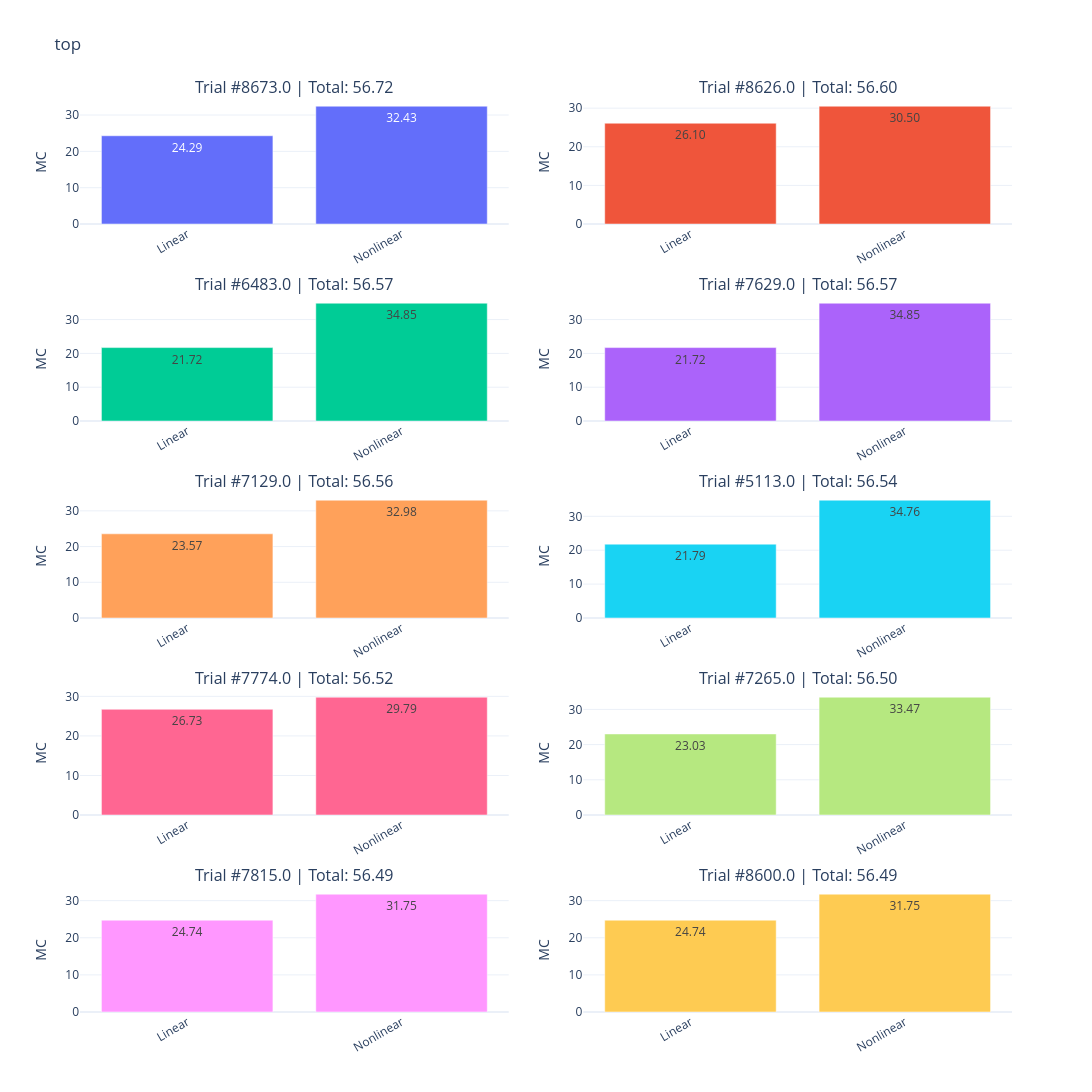
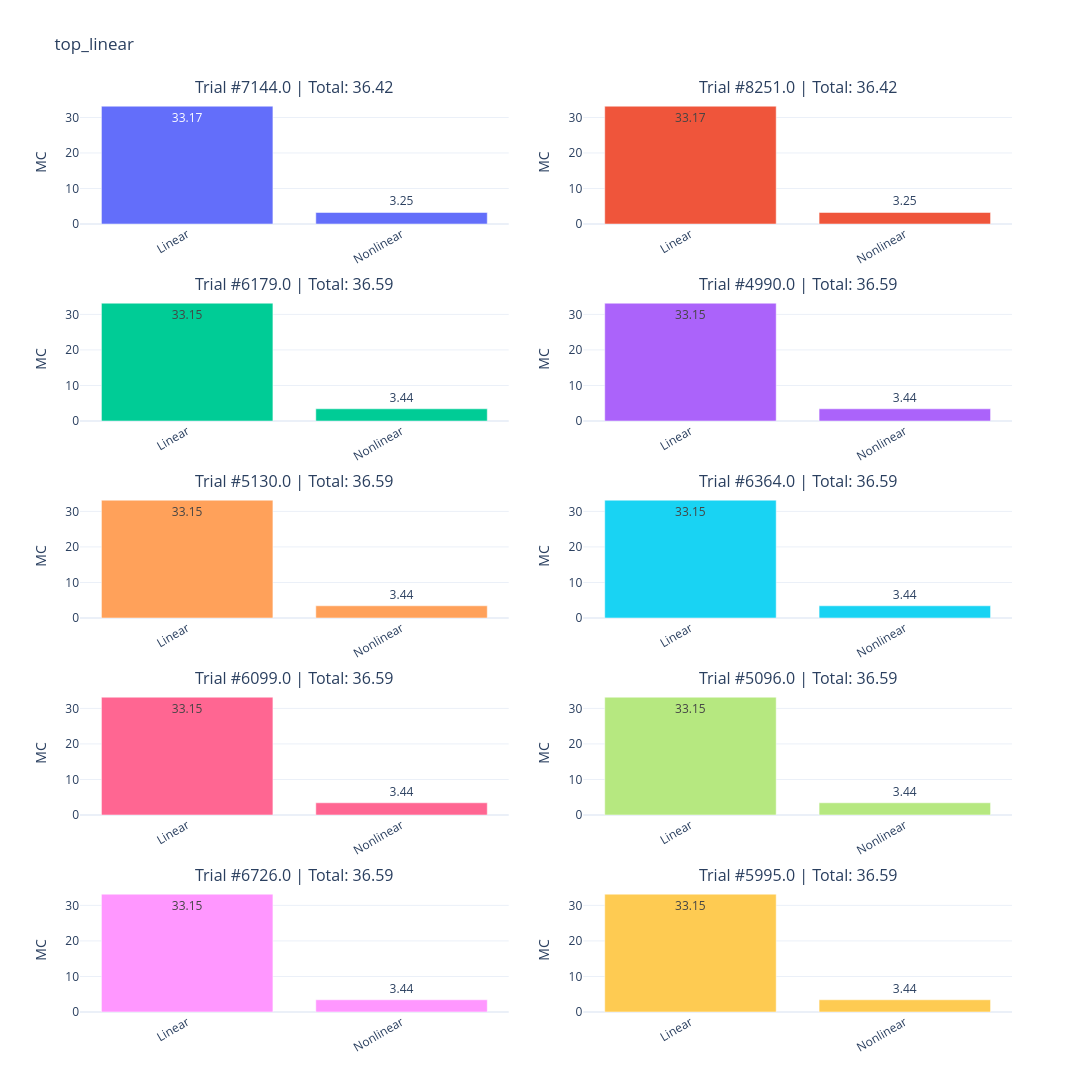
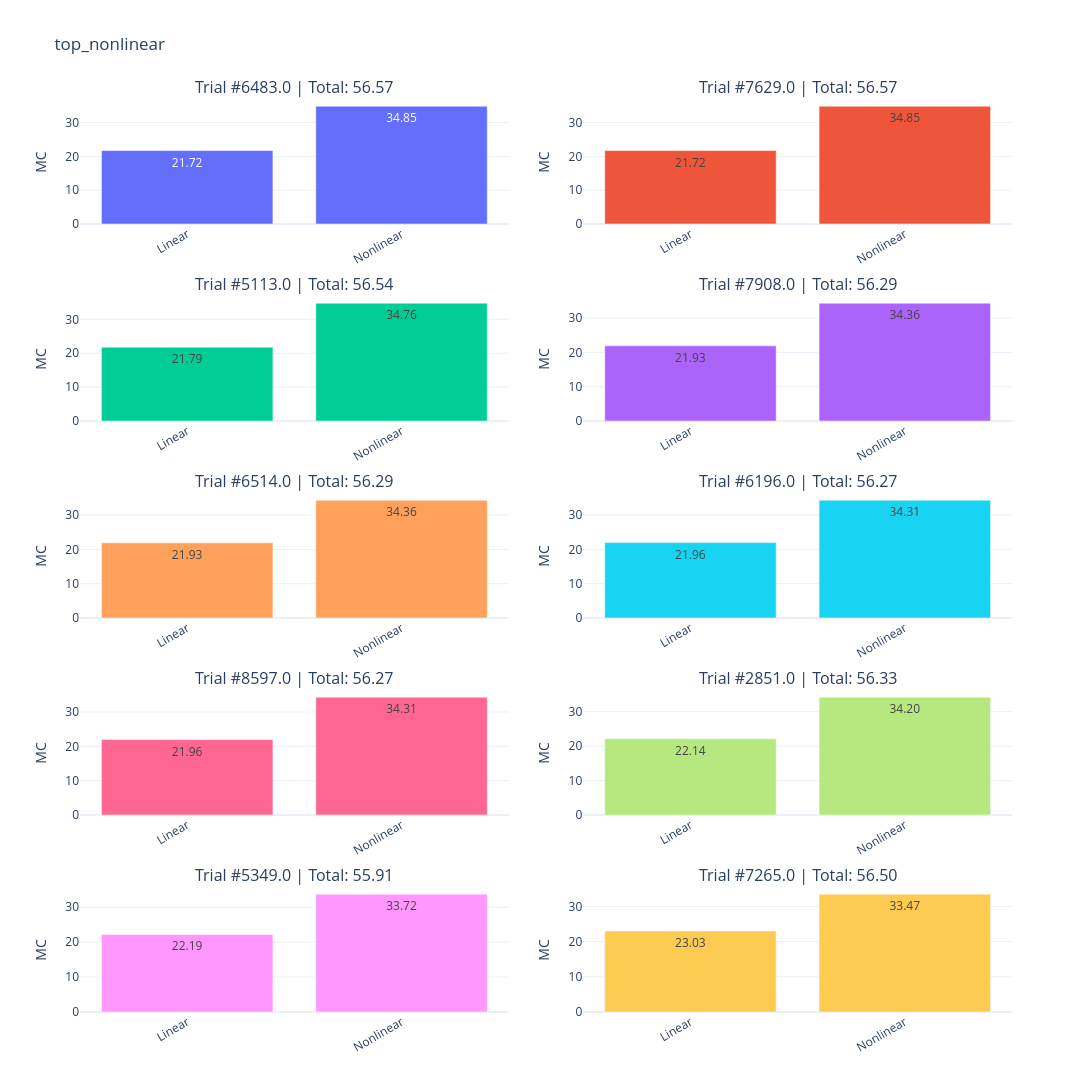

The notebook cell these images were saved under, in order:
### Code cell
top_nonlinear = df_ordered.sort_values(by="nonlinear_mc", ascending=False).iloc[:10]
top_linear = df_ordered.sort_values(by="linear_mc", ascending=False).iloc[:10]
top = df_ordered.sort_values(by="total_mc", ascending=False).iloc[:10]
all_data = [
    top,
    top_linear,
    top_nonlinear,
]


cols = 2
rows = (len(top) + cols - 1) // cols


for data_index, data in enumerate(all_data):
    subplot_titles = [
        f"Trial #{t.trial} | Total: {t.total_mc:.2f}" for idx, t in data.iterrows()
    ]

    fig = make_subplots(
        rows=rows,
        cols=cols,
        subplot_titles=subplot_titles,
        vertical_spacing=0.08,
        horizontal_spacing=0.08,
    )

    i = 0
    for idx, trial in data.iterrows():
        r = (i // cols) + 1
        c = (i % cols) + 1
        values = trial.linear_mc, trial.nonlinear_mc

        fig.add_trace(
            go.Bar(
                x=["Linear", "Nonlinear"],
                y=values,
                text=[f"{v:.2f}" for v in values],
                textposition="auto",
                showlegend=False,
            ),
            row=r,
            col=c,
        )

        fig.update_xaxes(tickangle=-30, row=r, col=c)
        fig.update_yaxes(title_text="MC", row=r, col=c)
        i += 1

    fig.update_layout(
        title_text="top" if data_index == 0 else ("top_linear" if data_index == 1 else "top_nonlinear"),
        template="plotly_white",
        height=320 * rows,
        width=1100,
    )

    fig.show()

### Figure 1 — Plotly figure (JSON) as saved in the notebook; plotly's stock layout.template omitted (floating-point values rounded to 4 significant figures)
{"data": [{"showlegend": false, "text": ["24.29", "32.43"], "textposition": "auto", "type": "bar", "x": ["Linear", "Nonlinear"], "xaxis": "x", "y": [24.29, 32.43], "yaxis": "y"}, {"showlegend": false, "text": ["26.10", "30.50"], "textposition": "auto", "type": "bar", "x": ["Linear", "Nonlinear"], "xaxis": "x2", "y": [26.1, 30.5], "yaxis": "y2"}, {"showlegend": false, "text": ["21.72", "34.85"], "textposition": "auto", "type": "bar", "x": ["Linear", "Nonlinear"], "xaxis": "x3", "y": [21.72, 34.85], "yaxis": "y3"}, {"showlegend": false, "text": ["21.72", "34.85"], "textposition": "auto", "type": "bar", "x": ["Linear", "Nonlinear"], "xaxis": "x4", "y": [21.72, 34.85], "yaxis": "y4"}, {"showlegend": false, "text": ["23.57", "32.98"], "textposition": "auto", "type": "bar", "x": ["Linear", "Nonlinear"], "xaxis": "x5", "y": [23.57, 32.98], "yaxis": "y5"}, {"showlegend": false, "text": ["21.79", "34.76"], "textposition": "auto", "type": "bar", "x": ["Linear", "Nonlinear"], "xaxis": "x6", "y": [21.79, 34.76], "yaxis": "y6"}, {"showlegend": false, "text": ["26.73", "29.79"], "textposition": "auto", "type": "bar", "x": ["Linear", "Nonlinear"], "xaxis": "x7", "y": [26.73, 29.79], "yaxis": "y7"}, {"showlegend": false, "text": ["23.03", "33.47"], "textposition": "auto", "type": "bar", "x": ["Linear", "Nonlinear"], "xaxis": "x8", "y": [23.03, 33.47], "yaxis": "y8"}, {"showlegend": false, "text": ["24.74", "31.75"], "textposition": "auto", "type": "bar", "x": ["Linear", "Nonlinear"], "xaxis": "x9", "y": [24.74, 31.75], "yaxis": "y9"}, {"showlegend": false, "text": ["24.74", "31.75"], "textposition": "auto", "type": "bar", "x": ["Linear", "Nonlinear"], "xaxis": "x10", "y": [24.74, 31.75], "yaxis": "y10"}], "layout": {"annotations": [{"font": {"size": 16}, "showarrow": false, "text": "Trial #8673.0 | Total: 56.72", "x": 0.23, "xanchor": "center", "xref": "paper", "y": 1.0, "yanchor": "bottom", "yref": "paper"}, {"font": {"size": 16}, "showarrow": false, "text": "Trial #8626.0 | Total: 56.60", "x": 0.77, "xanchor": "center", "xref": "paper", "y": 1.0, "yanchor": "bottom", "yref": "paper"}, {"font": {"size": 16}, "showarrow": false, "text": "Trial #6483.0 | Total: 56.57", "x": 0.23, "xanchor": "center", "xref": "paper", "y": 0.784, "yanchor": "bottom", "yref": "paper"}, {"font": {"size": 16}, "showarrow": false, "text": "Trial #7629.0 | Total: 56.57", "x": 0.77, "xanchor": "center", "xref": "paper", "y": 0.784, "yanchor": "bottom", "yref": "paper"}, {"font": {"size": 16}, "showarrow": false, "text": "Trial #7129.0 | Total: 56.56", "x": 0.23, "xanchor": "center", "xref": "paper", "y": 0.568, "yanchor": "bottom", "yref": "paper"}, {"font": {"size": 16}, "showarrow": false, "text": "Trial #5113.0 | Total: 56.54", "x": 0.77, "xanchor": "center", "xref": "paper", "y": 0.568, "yanchor": "bottom", "yref": "paper"}, {"font": {"size": 16}, "showarrow": false, "text": "Trial #7774.0 | Total: 56.52", "x": 0.23, "xanchor": "center", "xref": "paper", "y": 0.352, "yanchor": "bottom", "yref": "paper"}, {"font": {"size": 16}, "showarrow": false, "text": "Trial #7265.0 | Total: 56.50", "x": 0.77, "xanchor": "center", "xref": "paper", "y": 0.352, "yanchor": "bottom", "yref": "paper"}, {"font": {"size": 16}, "showarrow": false, "text": "Trial #7815.0 | Total: 56.49", "x": 0.23, "xanchor": "center", "xref": "paper", "y": 0.136, "yanchor": "bottom", "yref": "paper"}, {"font": {"size": 16}, "showarrow": false, "text": "Trial #8600.0 | Total: 56.49", "x": 0.77, "xanchor": "center", "xref": "paper", "y": 0.136, "yanchor": "bottom", "yref": "paper"}], "height": 1600, "title": {"text": "top"}, "width": 1100, "xaxis": {"anchor": "y", "domain": [0, 0.46], "tickangle": -30}, "xaxis10": {"anchor": "y10", "domain": [0.54, 1], "tickangle": -30}, "xaxis2": {"anchor": "y2", "domain": [0.54, 1], "tickangle": -30}, "xaxis3": {"anchor": "y3", "domain": [0, 0.46], "tickangle": -30}, "xaxis4": {"anchor": "y4", "domain": [0.54, 1], "tickangle": -30}, "xaxis5": {"anchor": "y5", "domain": [0, 0.46], "tickangle": -30}, "xaxis6": {"anchor": "y6", "domain": [0.54, 1], "tickangle": -30}, "xaxis7": {"anchor": "y7", "domain": [0, 0.46], "tickangle": -30}, "xaxis8": {"anchor": "y8", "domain": [0.54, 1], "tickangle": -30}, "xaxis9": {"anchor": "y9", "domain": [0, 0.46], "tickangle": -30}, "yaxis": {"anchor": "x", "domain": [0.864, 1.0], "title": {"text": "MC"}}, "yaxis10": {"anchor": "x10", "domain": [0, 0.136], "title": {"text": "MC"}}, "yaxis2": {"anchor": "x2", "domain": [0.864, 1.0], "title": {"text": "MC"}}, "yaxis3": {"anchor": "x3", "domain": [0.648, 0.784], "title": {"text": "MC"}}, "yaxis4": {"anchor": "x4", "domain": [0.648, 0.784], "title": {"text": "MC"}}, "yaxis5": {"anchor": "x5", "domain": [0.432, 0.568], "title": {"text": "MC"}}, "yaxis6": {"anchor": "x6", "domain": [0.432, 0.568], "title": {"text": "MC"}}, "yaxis7": {"anchor": "x7", "domain": [0.216, 0.352], "title": {"text": "MC"}}, "yaxis8": {"anchor": "x8", "domain": [0.216, 0.352], "title": {"text": "MC"}}, "yaxis9": {"anchor": "x9", "domain": [0, 0.136], "title": {"text": "MC"}}}}

### Figure 2 — Plotly figure (JSON) as saved in the notebook; plotly's stock layout.template omitted (floating-point values rounded to 4 significant figures)
{"data": [{"showlegend": false, "text": ["33.17", "3.25"], "textposition": "auto", "type": "bar", "x": ["Linear", "Nonlinear"], "xaxis": "x", "y": [33.17, 3.254], "yaxis": "y"}, {"showlegend": false, "text": ["33.17", "3.25"], "textposition": "auto", "type": "bar", "x": ["Linear", "Nonlinear"], "xaxis": "x2", "y": [33.17, 3.254], "yaxis": "y2"}, {"showlegend": false, "text": ["33.15", "3.44"], "textposition": "auto", "type": "bar", "x": ["Linear", "Nonlinear"], "xaxis": "x3", "y": [33.15, 3.439], "yaxis": "y3"}, {"showlegend": false, "text": ["33.15", "3.44"], "textposition": "auto", "type": "bar", "x": ["Linear", "Nonlinear"], "xaxis": "x4", "y": [33.15, 3.439], "yaxis": "y4"}, {"showlegend": false, "text": ["33.15", "3.44"], "textposition": "auto", "type": "bar", "x": ["Linear", "Nonlinear"], "xaxis": "x5", "y": [33.15, 3.439], "yaxis": "y5"}, {"showlegend": false, "text": ["33.15", "3.44"], "textposition": "auto", "type": "bar", "x": ["Linear", "Nonlinear"], "xaxis": "x6", "y": [33.15, 3.439], "yaxis": "y6"}, {"showlegend": false, "text": ["33.15", "3.44"], "textposition": "auto", "type": "bar", "x": ["Linear", "Nonlinear"], "xaxis": "x7", "y": [33.15, 3.439], "yaxis": "y7"}, {"showlegend": false, "text": ["33.15", "3.44"], "textposition": "auto", "type": "bar", "x": ["Linear", "Nonlinear"], "xaxis": "x8", "y": [33.15, 3.439], "yaxis": "y8"}, {"showlegend": false, "text": ["33.15", "3.44"], "textposition": "auto", "type": "bar", "x": ["Linear", "Nonlinear"], "xaxis": "x9", "y": [33.15, 3.439], "yaxis": "y9"}, {"showlegend": false, "text": ["33.15", "3.44"], "textposition": "auto", "type": "bar", "x": ["Linear", "Nonlinear"], "xaxis": "x10", "y": [33.15, 3.439], "yaxis": "y10"}], "layout": {"annotations": [{"font": {"size": 16}, "showarrow": false, "text": "Trial #7144.0 | Total: 36.42", "x": 0.23, "xanchor": "center", "xref": "paper", "y": 1.0, "yanchor": "bottom", "yref": "paper"}, {"font": {"size": 16}, "showarrow": false, "text": "Trial #8251.0 | Total: 36.42", "x": 0.77, "xanchor": "center", "xref": "paper", "y": 1.0, "yanchor": "bottom", "yref": "paper"}, {"font": {"size": 16}, "showarrow": false, "text": "Trial #6179.0 | Total: 36.59", "x": 0.23, "xanchor": "center", "xref": "paper", "y": 0.784, "yanchor": "bottom", "yref": "paper"}, {"font": {"size": 16}, "showarrow": false, "text": "Trial #4990.0 | Total: 36.59", "x": 0.77, "xanchor": "center", "xref": "paper", "y": 0.784, "yanchor": "bottom", "yref": "paper"}, {"font": {"size": 16}, "showarrow": false, "text": "Trial #5130.0 | Total: 36.59", "x": 0.23, "xanchor": "center", "xref": "paper", "y": 0.568, "yanchor": "bottom", "yref": "paper"}, {"font": {"size": 16}, "showarrow": false, "text": "Trial #6364.0 | Total: 36.59", "x": 0.77, "xanchor": "center", "xref": "paper", "y": 0.568, "yanchor": "bottom", "yref": "paper"}, {"font": {"size": 16}, "showarrow": false, "text": "Trial #6099.0 | Total: 36.59", "x": 0.23, "xanchor": "center", "xref": "paper", "y": 0.352, "yanchor": "bottom", "yref": "paper"}, {"font": {"size": 16}, "showarrow": false, "text": "Trial #5096.0 | Total: 36.59", "x": 0.77, "xanchor": "center", "xref": "paper", "y": 0.352, "yanchor": "bottom", "yref": "paper"}, {"font": {"size": 16}, "showarrow": false, "text": "Trial #6726.0 | Total: 36.59", "x": 0.23, "xanchor": "center", "xref": "paper", "y": 0.136, "yanchor": "bottom", "yref": "paper"}, {"font": {"size": 16}, "showarrow": false, "text": "Trial #5995.0 | Total: 36.59", "x": 0.77, "xanchor": "center", "xref": "paper", "y": 0.136, "yanchor": "bottom", "yref": "paper"}], "height": 1600, "title": {"text": "top_linear"}, "width": 1100, "xaxis": {"anchor": "y", "domain": [0, 0.46], "tickangle": -30}, "xaxis10": {"anchor": "y10", "domain": [0.54, 1], "tickangle": -30}, "xaxis2": {"anchor": "y2", "domain": [0.54, 1], "tickangle": -30}, "xaxis3": {"anchor": "y3", "domain": [0, 0.46], "tickangle": -30}, "xaxis4": {"anchor": "y4", "domain": [0.54, 1], "tickangle": -30}, "xaxis5": {"anchor": "y5", "domain": [0, 0.46], "tickangle": -30}, "xaxis6": {"anchor": "y6", "domain": [0.54, 1], "tickangle": -30}, "xaxis7": {"anchor": "y7", "domain": [0, 0.46], "tickangle": -30}, "xaxis8": {"anchor": "y8", "domain": [0.54, 1], "tickangle": -30}, "xaxis9": {"anchor": "y9", "domain": [0, 0.46], "tickangle": -30}, "yaxis": {"anchor": "x", "domain": [0.864, 1.0], "title": {"text": "MC"}}, "yaxis10": {"anchor": "x10", "domain": [0, 0.136], "title": {"text": "MC"}}, "yaxis2": {"anchor": "x2", "domain": [0.864, 1.0], "title": {"text": "MC"}}, "yaxis3": {"anchor": "x3", "domain": [0.648, 0.784], "title": {"text": "MC"}}, "yaxis4": {"anchor": "x4", "domain": [0.648, 0.784], "title": {"text": "MC"}}, "yaxis5": {"anchor": "x5", "domain": [0.432, 0.568], "title": {"text": "MC"}}, "yaxis6": {"anchor": "x6", "domain": [0.432, 0.568], "title": {"text": "MC"}}, "yaxis7": {"anchor": "x7", "domain": [0.216, 0.352], "title": {"text": "MC"}}, "yaxis8": {"anchor": "x8", "domain": [0.216, 0.352], "title": {"text": "MC"}}, "yaxis9": {"anchor": "x9", "domain": [0, 0.136], "title": {"text": "MC"}}}}

### Figure 3 — Plotly figure (JSON) as saved in the notebook; plotly's stock layout.template omitted (floating-point values rounded to 4 significant figures)
{"data": [{"showlegend": false, "text": ["21.72", "34.85"], "textposition": "auto", "type": "bar", "x": ["Linear", "Nonlinear"], "xaxis": "x", "y": [21.72, 34.85], "yaxis": "y"}, {"showlegend": false, "text": ["21.72", "34.85"], "textposition": "auto", "type": "bar", "x": ["Linear", "Nonlinear"], "xaxis": "x2", "y": [21.72, 34.85], "yaxis": "y2"}, {"showlegend": false, "text": ["21.79", "34.76"], "textposition": "auto", "type": "bar", "x": ["Linear", "Nonlinear"], "xaxis": "x3", "y": [21.79, 34.76], "yaxis": "y3"}, {"showlegend": false, "text": ["21.93", "34.36"], "textposition": "auto", "type": "bar", "x": ["Linear", "Nonlinear"], "xaxis": "x4", "y": [21.93, 34.36], "yaxis": "y4"}, {"showlegend": false, "text": ["21.93", "34.36"], "textposition": "auto", "type": "bar", "x": ["Linear", "Nonlinear"], "xaxis": "x5", "y": [21.93, 34.36], "yaxis": "y5"}, {"showlegend": false, "text": ["21.96", "34.31"], "textposition": "auto", "type": "bar", "x": ["Linear", "Nonlinear"], "xaxis": "x6", "y": [21.96, 34.31], "yaxis": "y6"}, {"showlegend": false, "text": ["21.96", "34.31"], "textposition": "auto", "type": "bar", "x": ["Linear", "Nonlinear"], "xaxis": "x7", "y": [21.96, 34.31], "yaxis": "y7"}, {"showlegend": false, "text": ["22.14", "34.20"], "textposition": "auto", "type": "bar", "x": ["Linear", "Nonlinear"], "xaxis": "x8", "y": [22.14, 34.2], "yaxis": "y8"}, {"showlegend": false, "text": ["22.19", "33.72"], "textposition": "auto", "type": "bar", "x": ["Linear", "Nonlinear"], "xaxis": "x9", "y": [22.19, 33.72], "yaxis": "y9"}, {"showlegend": false, "text": ["23.03", "33.47"], "textposition": "auto", "type": "bar", "x": ["Linear", "Nonlinear"], "xaxis": "x10", "y": [23.03, 33.47], "yaxis": "y10"}], "layout": {"annotations": [{"font": {"size": 16}, "showarrow": false, "text": "Trial #6483.0 | Total: 56.57", "x": 0.23, "xanchor": "center", "xref": "paper", "y": 1.0, "yanchor": "bottom", "yref": "paper"}, {"font": {"size": 16}, "showarrow": false, "text": "Trial #7629.0 | Total: 56.57", "x": 0.77, "xanchor": "center", "xref": "paper", "y": 1.0, "yanchor": "bottom", "yref": "paper"}, {"font": {"size": 16}, "showarrow": false, "text": "Trial #5113.0 | Total: 56.54", "x": 0.23, "xanchor": "center", "xref": "paper", "y": 0.784, "yanchor": "bottom", "yref": "paper"}, {"font": {"size": 16}, "showarrow": false, "text": "Trial #7908.0 | Total: 56.29", "x": 0.77, "xanchor": "center", "xref": "paper", "y": 0.784, "yanchor": "bottom", "yref": "paper"}, {"font": {"size": 16}, "showarrow": false, "text": "Trial #6514.0 | Total: 56.29", "x": 0.23, "xanchor": "center", "xref": "paper", "y": 0.568, "yanchor": "bottom", "yref": "paper"}, {"font": {"size": 16}, "showarrow": false, "text": "Trial #6196.0 | Total: 56.27", "x": 0.77, "xanchor": "center", "xref": "paper", "y": 0.568, "yanchor": "bottom", "yref": "paper"}, {"font": {"size": 16}, "showarrow": false, "text": "Trial #8597.0 | Total: 56.27", "x": 0.23, "xanchor": "center", "xref": "paper", "y": 0.352, "yanchor": "bottom", "yref": "paper"}, {"font": {"size": 16}, "showarrow": false, "text": "Trial #2851.0 | Total: 56.33", "x": 0.77, "xanchor": "center", "xref": "paper", "y": 0.352, "yanchor": "bottom", "yref": "paper"}, {"font": {"size": 16}, "showarrow": false, "text": "Trial #5349.0 | Total: 55.91", "x": 0.23, "xanchor": "center", "xref": "paper", "y": 0.136, "yanchor": "bottom", "yref": "paper"}, {"font": {"size": 16}, "showarrow": false, "text": "Trial #7265.0 | Total: 56.50", "x": 0.77, "xanchor": "center", "xref": "paper", "y": 0.136, "yanchor": "bottom", "yref": "paper"}], "height": 1600, "title": {"text": "top_nonlinear"}, "width": 1100, "xaxis": {"anchor": "y", "domain": [0, 0.46], "tickangle": -30}, "xaxis10": {"anchor": "y10", "domain": [0.54, 1], "tickangle": -30}, "xaxis2": {"anchor": "y2", "domain": [0.54, 1], "tickangle": -30}, "xaxis3": {"anchor": "y3", "domain": [0, 0.46], "tickangle": -30}, "xaxis4": {"anchor": "y4", "domain": [0.54, 1], "tickangle": -30}, "xaxis5": {"anchor": "y5", "domain": [0, 0.46], "tickangle": -30}, "xaxis6": {"anchor": "y6", "domain": [0.54, 1], "tickangle": -30}, "xaxis7": {"anchor": "y7", "domain": [0, 0.46], "tickangle": -30}, "xaxis8": {"anchor": "y8", "domain": [0.54, 1], "tickangle": -30}, "xaxis9": {"anchor": "y9", "domain": [0, 0.46], "tickangle": -30}, "yaxis": {"anchor": "x", "domain": [0.864, 1.0], "title": {"text": "MC"}}, "yaxis10": {"anchor": "x10", "domain": [0, 0.136], "title": {"text": "MC"}}, "yaxis2": {"anchor": "x2", "domain": [0.864, 1.0], "title": {"text": "MC"}}, "yaxis3": {"anchor": "x3", "domain": [0.648, 0.784], "title": {"text": "MC"}}, "yaxis4": {"anchor": "x4", "domain": [0.648, 0.784], "title": {"text": "MC"}}, "yaxis5": {"anchor": "x5", "domain": [0.432, 0.568], "title": {"text": "MC"}}, "yaxis6": {"anchor": "x6", "domain": [0.432, 0.568], "title": {"text": "MC"}}, "yaxis7": {"anchor": "x7", "domain": [0.216, 0.352], "title": {"text": "MC"}}, "yaxis8": {"anchor": "x8", "domain": [0.216, 0.352], "title": {"text": "MC"}}, "yaxis9": {"anchor": "x9", "domain": [0, 0.136], "title": {"text": "MC"}}}}
